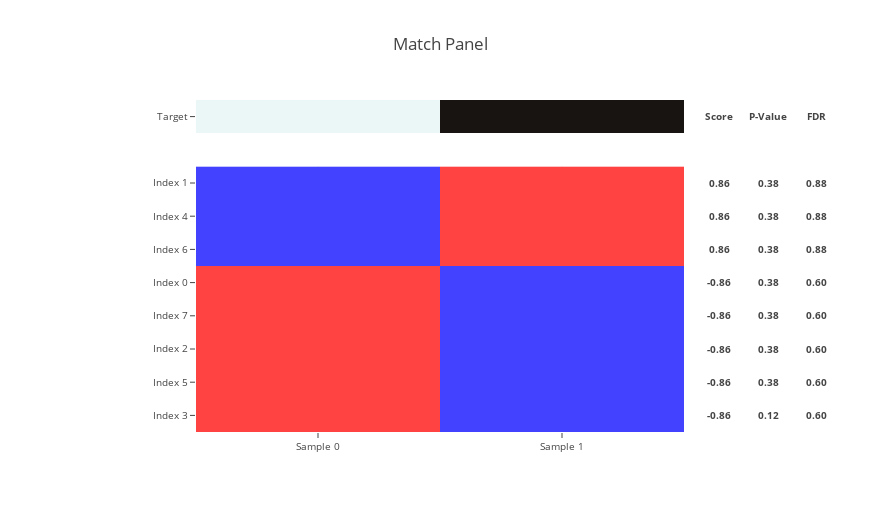
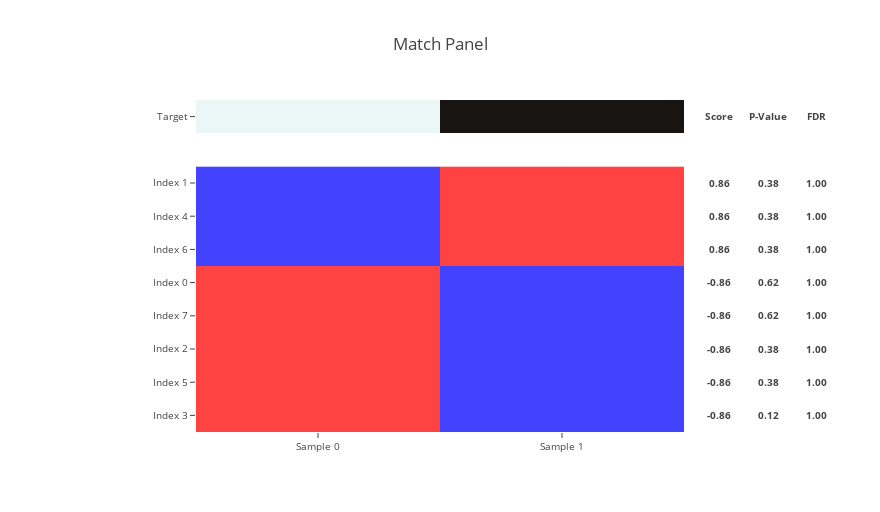
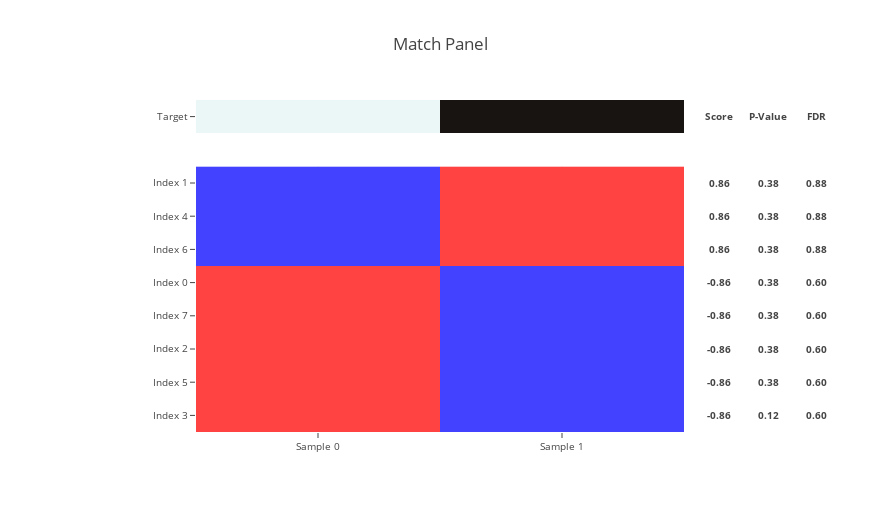

Notebook cell for these charts, in order:
### Code cell
target = [
    0,
    2,
]

target = pd.Series(
    target, 
    index=('Sample {}'.format(i) for i in range(len(target))),
)

n_row = 8

features = pd.DataFrame(
    np.random.random_sample(size=(
        n_row,
        target.size,
    )),
    index=('Index {}'.format(i) for i in range(n_row)),
    columns=target.index,
)

for random_seed in range(3):

    score_moe_p_value_fdr = make_match_panel(
        target,
        features,
        n_sampling=0,
        n_permutation=1,
        random_seed=random_seed,
        target_type='binary',
    )

### Figure 1 — Plotly figure (JSON) as saved in the notebook; plotly's stock layout.template omitted (floating-point values rounded to 4 significant figures; data arrays with more than 128 entries replaced by an {"elided": "..."} marker saying what was removed)
{"data": [{"colorscale": [[0, "#ebf6f7"], [1, "#171412"]], "showscale": false, "text": [["Sample 0", "Sample 1"]], "type": "heatmap", "x": ["Sample 0", "Sample 1"], "y": ["Target"], "yaxis": "y2", "z": [[0, 2]]}, {"colorscale": {"elided": "256x2 mixed values"}, "showscale": false, "type": "heatmap", "x": ["Sample 0", "Sample 1"], "y": ["Index 3", "Index 5", "Index 2", "Index 7", "Index 0", "Index 6", "Index 4", "Index 1"], "yaxis": "y", "z": [[1.0, -1.0], [1, -1], [1, -1], [1, -1], [1.0, -1.0], [-1, 1], [-1, 1], [-1, 1]], "zmax": 1.0, "zmin": -1.0}], "layout": {"annotations": [{"font": {"size": 9.6}, "showarrow": false, "text": "<b>Score</b>", "width": 64, "x": 1.002, "xanchor": "left", "xref": "paper", "y": 0.95, "yanchor": "middle", "yref": "paper"}, {"font": {"size": 9.6}, "showarrow": false, "text": "<b>0.86</b>", "width": 64, "x": 1.002, "xanchor": "left", "xref": "paper", "y": 0.75, "yanchor": "middle", "yref": "paper"}, {"font": {"size": 9.6}, "showarrow": false, "text": "<b>0.86</b>", "width": 64, "x": 1.002, "xanchor": "left", "xref": "paper", "y": 0.65, "yanchor": "middle", "yref": "paper"}, {"font": {"size": 9.6}, "showarrow": false, "text": "<b>0.86</b>", "width": 64, "x": 1.002, "xanchor": "left", "xref": "paper", "y": 0.55, "yanchor": "middle", "yref": "paper"}, {"font": {"size": 9.6}, "showarrow": false, "text": "<b>-0.86</b>", "width": 64, "x": 1.002, "xanchor": "left", "xref": "paper", "y": 0.45, "yanchor": "middle", "yref": "paper"}, {"font": {"size": 9.6}, "showarrow": false, "text": "<b>-0.86</b>", "width": 64, "x": 1.002, "xanchor": "left", "xref": "paper", "y": 0.35, "yanchor": "middle", "yref": "paper"}, {"font": {"size": 9.6}, "showarrow": false, "text": "<b>-0.86</b>", "width": 64, "x": 1.002, "xanchor": "left", "xref": "paper", "y": 0.25, "yanchor": "middle", "yref": "paper"}, {"font": {"size": 9.6}, "showarrow": false, "text": "<b>-0.86</b>", "width": 64, "x": 1.002, "xanchor": "left", "xref": "paper", "y": 0.15, "yanchor": "middle", "yref": "paper"}, {"font": {"size": 9.6}, "showarrow": false, "text": "<b>-0.86</b>", "width": 64, "x": 1.002, "xanchor": "left", "xref": "paper", "y": 0.05, "yanchor": "middle", "yref": "paper"}, {"font": {"size": 9.6}, "showarrow": false, "text": "<b>P-Value</b>", "width": 64, "x": 1.102, "xanchor": "left", "xref": "paper", "y": 0.95, "yanchor": "middle", "yref": "paper"}, {"font": {"size": 9.6}, "showarrow": false, "text": "<b>0.38</b>", "width": 64, "x": 1.102, "xanchor": "left", "xref": "paper", "y": 0.75, "yanchor": "middle", "yref": "paper"}, {"font": {"size": 9.6}, "showarrow": false, "text": "<b>0.38</b>", "width": 64, "x": 1.102, "xanchor": "left", "xref": "paper", "y": 0.65, "yanchor": "middle", "yref": "paper"}, {"font": {"size": 9.6}, "showarrow": false, "text": "<b>0.38</b>", "width": 64, "x": 1.102, "xanchor": "left", "xref": "paper", "y": 0.55, "yanchor": "middle", "yref": "paper"}, {"font": {"size": 9.6}, "showarrow": false, "text": "<b>0.38</b>", "width": 64, "x": 1.102, "xanchor": "left", "xref": "paper", "y": 0.45, "yanchor": "middle", "yref": "paper"}, {"font": {"size": 9.6}, "showarrow": false, "text": "<b>0.38</b>", "width": 64, "x": 1.102, "xanchor": "left", "xref": "paper", "y": 0.35, "yanchor": "middle", "yref": "paper"}, {"font": {"size": 9.6}, "showarrow": false, "text": "<b>0.38</b>", "width": 64, "x": 1.102, "xanchor": "left", "xref": "paper", "y": 0.25, "yanchor": "middle", "yref": "paper"}, {"font": {"size": 9.6}, "showarrow": false, "text": "<b>0.38</b>", "width": 64, "x": 1.102, "xanchor": "left", "xref": "paper", "y": 0.15, "yanchor": "middle", "yref": "paper"}, {"font": {"size": 9.6}, "showarrow": false, "text": "<b>0.12</b>", "width": 64, "x": 1.102, "xanchor": "left", "xref": "paper", "y": 0.05, "yanchor": "middle", "yref": "paper"}, {"font": {"size": 9.6}, "showarrow": false, "text": "<b>FDR</b>", "width": 64, "x": 1.202, "xanchor": "left", "xref": "paper", "y": 0.95, "yanchor": "middle", "yref": "paper"}, {"font": {"size": 9.6}, "showarrow": false, "text": "<b>0.88</b>", "width": 64, "x": 1.202, "xanchor": "left", "xref": "paper", "y": 0.75, "yanchor": "middle", "yref": "paper"}, {"font": {"size": 9.6}, "showarrow": false, "text": "<b>0.88</b>", "width": 64, "x": 1.202, "xanchor": "left", "xref": "paper", "y": 0.65, "yanchor": "middle", "yref": "paper"}, {"font": {"size": 9.6}, "showarrow": false, "text": "<b>0.88</b>", "width": 64, "x": 1.202, "xanchor": "left", "xref": "paper", "y": 0.55, "yanchor": "middle", "yref": "paper"}, {"font": {"size": 9.6}, "showarrow": false, "text": "<b>0.60</b>", "width": 64, "x": 1.202, "xanchor": "left", "xref": "paper", "y": 0.45, "yanchor": "middle", "yref": "paper"}, {"font": {"size": 9.6}, "showarrow": false, "text": "<b>0.60</b>", "width": 64, "x": 1.202, "xanchor": "left", "xref": "paper", "y": 0.35, "yanchor": "middle", "yref": "paper"}, {"font": {"size": 9.6}, "showarrow": false, "text": "<b>0.60</b>", "width": 64, "x": 1.202, "xanchor": "left", "xref": "paper", "y": 0.25, "yanchor": "middle", "yref": "paper"}, {"font": {"size": 9.6}, "showarrow": false, "text": "<b>0.60</b>", "width": 64, "x": 1.202, "xanchor": "left", "xref": "paper", "y": 0.15, "yanchor": "middle", "yref": "paper"}, {"font": {"size": 9.6}, "showarrow": false, "text": "<b>0.60</b>", "width": 64, "x": 1.202, "xanchor": "left", "xref": "paper", "y": 0.05, "yanchor": "middle", "yref": "paper"}], "height": 512, "margin": {"l": 196, "r": 196}, "title": "Match Panel", "width": 880, "xaxis": {"anchor": "y", "tickfont": {"size": 9.6}}, "yaxis": {"domain": [0, 0.8], "dtick": 1, "tickfont": {"size": 9.6}}, "yaxis2": {"domain": [0.9, 1], "tickfont": {"size": 9.6}}}}

### Figure 2 — Plotly figure (JSON) as saved in the notebook; plotly's stock layout.template omitted (floating-point values rounded to 4 significant figures; data arrays with more than 128 entries replaced by an {"elided": "..."} marker saying what was removed)
{"data": [{"colorscale": [[0, "#ebf6f7"], [1, "#171412"]], "showscale": false, "text": [["Sample 0", "Sample 1"]], "type": "heatmap", "x": ["Sample 0", "Sample 1"], "y": ["Target"], "yaxis": "y2", "z": [[0, 2]]}, {"colorscale": {"elided": "256x2 mixed values"}, "showscale": false, "type": "heatmap", "x": ["Sample 0", "Sample 1"], "y": ["Index 3", "Index 5", "Index 2", "Index 7", "Index 0", "Index 6", "Index 4", "Index 1"], "yaxis": "y", "z": [[1.0, -1.0], [1, -1], [1, -1], [1, -1], [1.0, -1.0], [-1, 1], [-1, 1], [-1, 1]], "zmax": 1.0, "zmin": -1.0}], "layout": {"annotations": [{"font": {"size": 9.6}, "showarrow": false, "text": "<b>Score</b>", "width": 64, "x": 1.002, "xanchor": "left", "xref": "paper", "y": 0.95, "yanchor": "middle", "yref": "paper"}, {"font": {"size": 9.6}, "showarrow": false, "text": "<b>0.86</b>", "width": 64, "x": 1.002, "xanchor": "left", "xref": "paper", "y": 0.75, "yanchor": "middle", "yref": "paper"}, {"font": {"size": 9.6}, "showarrow": false, "text": "<b>0.86</b>", "width": 64, "x": 1.002, "xanchor": "left", "xref": "paper", "y": 0.65, "yanchor": "middle", "yref": "paper"}, {"font": {"size": 9.6}, "showarrow": false, "text": "<b>0.86</b>", "width": 64, "x": 1.002, "xanchor": "left", "xref": "paper", "y": 0.55, "yanchor": "middle", "yref": "paper"}, {"font": {"size": 9.6}, "showarrow": false, "text": "<b>-0.86</b>", "width": 64, "x": 1.002, "xanchor": "left", "xref": "paper", "y": 0.45, "yanchor": "middle", "yref": "paper"}, {"font": {"size": 9.6}, "showarrow": false, "text": "<b>-0.86</b>", "width": 64, "x": 1.002, "xanchor": "left", "xref": "paper", "y": 0.35, "yanchor": "middle", "yref": "paper"}, {"font": {"size": 9.6}, "showarrow": false, "text": "<b>-0.86</b>", "width": 64, "x": 1.002, "xanchor": "left", "xref": "paper", "y": 0.25, "yanchor": "middle", "yref": "paper"}, {"font": {"size": 9.6}, "showarrow": false, "text": "<b>-0.86</b>", "width": 64, "x": 1.002, "xanchor": "left", "xref": "paper", "y": 0.15, "yanchor": "middle", "yref": "paper"}, {"font": {"size": 9.6}, "showarrow": false, "text": "<b>-0.86</b>", "width": 64, "x": 1.002, "xanchor": "left", "xref": "paper", "y": 0.05, "yanchor": "middle", "yref": "paper"}, {"font": {"size": 9.6}, "showarrow": false, "text": "<b>P-Value</b>", "width": 64, "x": 1.102, "xanchor": "left", "xref": "paper", "y": 0.95, "yanchor": "middle", "yref": "paper"}, {"font": {"size": 9.6}, "showarrow": false, "text": "<b>0.38</b>", "width": 64, "x": 1.102, "xanchor": "left", "xref": "paper", "y": 0.75, "yanchor": "middle", "yref": "paper"}, {"font": {"size": 9.6}, "showarrow": false, "text": "<b>0.38</b>", "width": 64, "x": 1.102, "xanchor": "left", "xref": "paper", "y": 0.65, "yanchor": "middle", "yref": "paper"}, {"font": {"size": 9.6}, "showarrow": false, "text": "<b>0.38</b>", "width": 64, "x": 1.102, "xanchor": "left", "xref": "paper", "y": 0.55, "yanchor": "middle", "yref": "paper"}, {"font": {"size": 9.6}, "showarrow": false, "text": "<b>0.62</b>", "width": 64, "x": 1.102, "xanchor": "left", "xref": "paper", "y": 0.45, "yanchor": "middle", "yref": "paper"}, {"font": {"size": 9.6}, "showarrow": false, "text": "<b>0.62</b>", "width": 64, "x": 1.102, "xanchor": "left", "xref": "paper", "y": 0.35, "yanchor": "middle", "yref": "paper"}, {"font": {"size": 9.6}, "showarrow": false, "text": "<b>0.38</b>", "width": 64, "x": 1.102, "xanchor": "left", "xref": "paper", "y": 0.25, "yanchor": "middle", "yref": "paper"}, {"font": {"size": 9.6}, "showarrow": false, "text": "<b>0.38</b>", "width": 64, "x": 1.102, "xanchor": "left", "xref": "paper", "y": 0.15, "yanchor": "middle", "yref": "paper"}, {"font": {"size": 9.6}, "showarrow": false, "text": "<b>0.12</b>", "width": 64, "x": 1.102, "xanchor": "left", "xref": "paper", "y": 0.05, "yanchor": "middle", "yref": "paper"}, {"font": {"size": 9.6}, "showarrow": false, "text": "<b>FDR</b>", "width": 64, "x": 1.202, "xanchor": "left", "xref": "paper", "y": 0.95, "yanchor": "middle", "yref": "paper"}, {"font": {"size": 9.6}, "showarrow": false, "text": "<b>1.00</b>", "width": 64, "x": 1.202, "xanchor": "left", "xref": "paper", "y": 0.75, "yanchor": "middle", "yref": "paper"}, {"font": {"size": 9.6}, "showarrow": false, "text": "<b>1.00</b>", "width": 64, "x": 1.202, "xanchor": "left", "xref": "paper", "y": 0.65, "yanchor": "middle", "yref": "paper"}, {"font": {"size": 9.6}, "showarrow": false, "text": "<b>1.00</b>", "width": 64, "x": 1.202, "xanchor": "left", "xref": "paper", "y": 0.55, "yanchor": "middle", "yref": "paper"}, {"font": {"size": 9.6}, "showarrow": false, "text": "<b>1.00</b>", "width": 64, "x": 1.202, "xanchor": "left", "xref": "paper", "y": 0.45, "yanchor": "middle", "yref": "paper"}, {"font": {"size": 9.6}, "showarrow": false, "text": "<b>1.00</b>", "width": 64, "x": 1.202, "xanchor": "left", "xref": "paper", "y": 0.35, "yanchor": "middle", "yref": "paper"}, {"font": {"size": 9.6}, "showarrow": false, "text": "<b>1.00</b>", "width": 64, "x": 1.202, "xanchor": "left", "xref": "paper", "y": 0.25, "yanchor": "middle", "yref": "paper"}, {"font": {"size": 9.6}, "showarrow": false, "text": "<b>1.00</b>", "width": 64, "x": 1.202, "xanchor": "left", "xref": "paper", "y": 0.15, "yanchor": "middle", "yref": "paper"}, {"font": {"size": 9.6}, "showarrow": false, "text": "<b>1.00</b>", "width": 64, "x": 1.202, "xanchor": "left", "xref": "paper", "y": 0.05, "yanchor": "middle", "yref": "paper"}], "height": 512, "margin": {"l": 196, "r": 196}, "title": "Match Panel", "width": 880, "xaxis": {"anchor": "y", "tickfont": {"size": 9.6}}, "yaxis": {"domain": [0, 0.8], "dtick": 1, "tickfont": {"size": 9.6}}, "yaxis2": {"domain": [0.9, 1], "tickfont": {"size": 9.6}}}}

### Figure 3 — Plotly figure (JSON) as saved in the notebook; plotly's stock layout.template omitted (floating-point values rounded to 4 significant figures; data arrays with more than 128 entries replaced by an {"elided": "..."} marker saying what was removed)
{"data": [{"colorscale": [[0, "#ebf6f7"], [1, "#171412"]], "showscale": false, "text": [["Sample 0", "Sample 1"]], "type": "heatmap", "x": ["Sample 0", "Sample 1"], "y": ["Target"], "yaxis": "y2", "z": [[0, 2]]}, {"colorscale": {"elided": "256x2 mixed values"}, "showscale": false, "type": "heatmap", "x": ["Sample 0", "Sample 1"], "y": ["Index 3", "Index 5", "Index 2", "Index 7", "Index 0", "Index 6", "Index 4", "Index 1"], "yaxis": "y", "z": [[1.0, -1.0], [1, -1], [1, -1], [1, -1], [1.0, -1.0], [-1, 1], [-1, 1], [-1, 1]], "zmax": 1.0, "zmin": -1.0}], "layout": {"annotations": [{"font": {"size": 9.6}, "showarrow": false, "text": "<b>Score</b>", "width": 64, "x": 1.002, "xanchor": "left", "xref": "paper", "y": 0.95, "yanchor": "middle", "yref": "paper"}, {"font": {"size": 9.6}, "showarrow": false, "text": "<b>0.86</b>", "width": 64, "x": 1.002, "xanchor": "left", "xref": "paper", "y": 0.75, "yanchor": "middle", "yref": "paper"}, {"font": {"size": 9.6}, "showarrow": false, "text": "<b>0.86</b>", "width": 64, "x": 1.002, "xanchor": "left", "xref": "paper", "y": 0.65, "yanchor": "middle", "yref": "paper"}, {"font": {"size": 9.6}, "showarrow": false, "text": "<b>0.86</b>", "width": 64, "x": 1.002, "xanchor": "left", "xref": "paper", "y": 0.55, "yanchor": "middle", "yref": "paper"}, {"font": {"size": 9.6}, "showarrow": false, "text": "<b>-0.86</b>", "width": 64, "x": 1.002, "xanchor": "left", "xref": "paper", "y": 0.45, "yanchor": "middle", "yref": "paper"}, {"font": {"size": 9.6}, "showarrow": false, "text": "<b>-0.86</b>", "width": 64, "x": 1.002, "xanchor": "left", "xref": "paper", "y": 0.35, "yanchor": "middle", "yref": "paper"}, {"font": {"size": 9.6}, "showarrow": false, "text": "<b>-0.86</b>", "width": 64, "x": 1.002, "xanchor": "left", "xref": "paper", "y": 0.25, "yanchor": "middle", "yref": "paper"}, {"font": {"size": 9.6}, "showarrow": false, "text": "<b>-0.86</b>", "width": 64, "x": 1.002, "xanchor": "left", "xref": "paper", "y": 0.15, "yanchor": "middle", "yref": "paper"}, {"font": {"size": 9.6}, "showarrow": false, "text": "<b>-0.86</b>", "width": 64, "x": 1.002, "xanchor": "left", "xref": "paper", "y": 0.05, "yanchor": "middle", "yref": "paper"}, {"font": {"size": 9.6}, "showarrow": false, "text": "<b>P-Value</b>", "width": 64, "x": 1.102, "xanchor": "left", "xref": "paper", "y": 0.95, "yanchor": "middle", "yref": "paper"}, {"font": {"size": 9.6}, "showarrow": false, "text": "<b>0.38</b>", "width": 64, "x": 1.102, "xanchor": "left", "xref": "paper", "y": 0.75, "yanchor": "middle", "yref": "paper"}, {"font": {"size": 9.6}, "showarrow": false, "text": "<b>0.38</b>", "width": 64, "x": 1.102, "xanchor": "left", "xref": "paper", "y": 0.65, "yanchor": "middle", "yref": "paper"}, {"font": {"size": 9.6}, "showarrow": false, "text": "<b>0.38</b>", "width": 64, "x": 1.102, "xanchor": "left", "xref": "paper", "y": 0.55, "yanchor": "middle", "yref": "paper"}, {"font": {"size": 9.6}, "showarrow": false, "text": "<b>0.38</b>", "width": 64, "x": 1.102, "xanchor": "left", "xref": "paper", "y": 0.45, "yanchor": "middle", "yref": "paper"}, {"font": {"size": 9.6}, "showarrow": false, "text": "<b>0.38</b>", "width": 64, "x": 1.102, "xanchor": "left", "xref": "paper", "y": 0.35, "yanchor": "middle", "yref": "paper"}, {"font": {"size": 9.6}, "showarrow": false, "text": "<b>0.38</b>", "width": 64, "x": 1.102, "xanchor": "left", "xref": "paper", "y": 0.25, "yanchor": "middle", "yref": "paper"}, {"font": {"size": 9.6}, "showarrow": false, "text": "<b>0.38</b>", "width": 64, "x": 1.102, "xanchor": "left", "xref": "paper", "y": 0.15, "yanchor": "middle", "yref": "paper"}, {"font": {"size": 9.6}, "showarrow": false, "text": "<b>0.12</b>", "width": 64, "x": 1.102, "xanchor": "left", "xref": "paper", "y": 0.05, "yanchor": "middle", "yref": "paper"}, {"font": {"size": 9.6}, "showarrow": false, "text": "<b>FDR</b>", "width": 64, "x": 1.202, "xanchor": "left", "xref": "paper", "y": 0.95, "yanchor": "middle", "yref": "paper"}, {"font": {"size": 9.6}, "showarrow": false, "text": "<b>0.88</b>", "width": 64, "x": 1.202, "xanchor": "left", "xref": "paper", "y": 0.75, "yanchor": "middle", "yref": "paper"}, {"font": {"size": 9.6}, "showarrow": false, "text": "<b>0.88</b>", "width": 64, "x": 1.202, "xanchor": "left", "xref": "paper", "y": 0.65, "yanchor": "middle", "yref": "paper"}, {"font": {"size": 9.6}, "showarrow": false, "text": "<b>0.88</b>", "width": 64, "x": 1.202, "xanchor": "left", "xref": "paper", "y": 0.55, "yanchor": "middle", "yref": "paper"}, {"font": {"size": 9.6}, "showarrow": false, "text": "<b>0.60</b>", "width": 64, "x": 1.202, "xanchor": "left", "xref": "paper", "y": 0.45, "yanchor": "middle", "yref": "paper"}, {"font": {"size": 9.6}, "showarrow": false, "text": "<b>0.60</b>", "width": 64, "x": 1.202, "xanchor": "left", "xref": "paper", "y": 0.35, "yanchor": "middle", "yref": "paper"}, {"font": {"size": 9.6}, "showarrow": false, "text": "<b>0.60</b>", "width": 64, "x": 1.202, "xanchor": "left", "xref": "paper", "y": 0.25, "yanchor": "middle", "yref": "paper"}, {"font": {"size": 9.6}, "showarrow": false, "text": "<b>0.60</b>", "width": 64, "x": 1.202, "xanchor": "left", "xref": "paper", "y": 0.15, "yanchor": "middle", "yref": "paper"}, {"font": {"size": 9.6}, "showarrow": false, "text": "<b>0.60</b>", "width": 64, "x": 1.202, "xanchor": "left", "xref": "paper", "y": 0.05, "yanchor": "middle", "yref": "paper"}], "height": 512, "margin": {"l": 196, "r": 196}, "title": "Match Panel", "width": 880, "xaxis": {"anchor": "y", "tickfont": {"size": 9.6}}, "yaxis": {"domain": [0, 0.8], "dtick": 1, "tickfont": {"size": 9.6}}, "yaxis2": {"domain": [0.9, 1], "tickfont": {"size": 9.6}}}}
